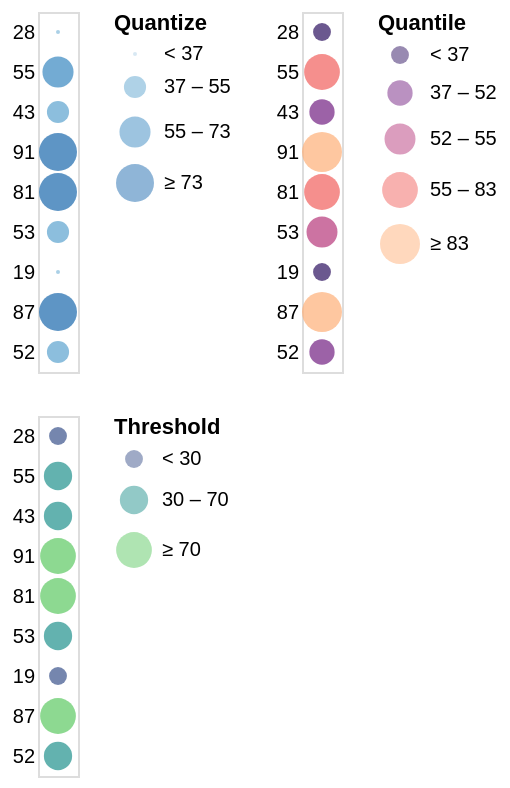

The specification (Vega-Lite) saved for this image:
### Vega specification from a JSON file in a GitHub repository (floating-point values rounded to 4 significant figures)
{"$schema": "https://vega.github.io/schema/vega/v5.json", "description": "Horizontally concatenated charts that show different types of discretizing scales.", "background": "white", "padding": 5, "data": [{"name": "source_0", "values": [{"a": "A", "b": 28}, {"a": "B", "b": 55}, {"a": "C", "b": 43}, {"a": "D", "b": 91}, {"a": "E", "b": 81}, {"a": "F", "b": 53}, {"a": "G", "b": 19}, {"a": "H", "b": 87}, {"a": "I", "b": 52}]}, {"name": "data_1", "source": "source_0", "transform": [{"type": "filter", "expr": "isValid(datum[\"b\"]) && isFinite(+datum[\"b\"])"}]}, {"name": "data_2", "source": "source_0", "transform": [{"type": "filter", "expr": "isValid(datum[\"b\"]) && isFinite(+datum[\"b\"])"}]}, {"name": "data_3", "source": "source_0", "transform": [{"type": "filter", "expr": "isValid(datum[\"b\"]) && isFinite(+datum[\"b\"])"}]}], "signals": [{"name": "childWidth", "value": 20}, {"name": "concat_0_y_step", "value": 20}, {"name": "concat_0_height", "update": "bandspace(domain('concat_0_y').length, 1, 0.5) * concat_0_y_step"}, {"name": "concat_1_y_step", "value": 20}, {"name": "concat_1_height", "update": "bandspace(domain('concat_1_y').length, 1, 0.5) * concat_1_y_step"}, {"name": "concat_2_y_step", "value": 20}, {"name": "concat_2_height", "update": "bandspace(domain('concat_2_y').length, 1, 0.5) * concat_2_y_step"}], "layout": {"padding": 20, "columns": 2, "bounds": "full", "align": "each"}, "marks": [{"type": "group", "name": "concat_0_group", "style": "cell", "encode": {"update": {"width": {"signal": "childWidth"}, "height": {"signal": "concat_0_height"}}}, "signals": [{"name": "width", "update": "childWidth"}], "marks": [{"name": "concat_0_marks", "type": "symbol", "style": ["circle"], "from": {"data": "data_1"}, "encode": {"update": {"opacity": {"value": 0.7}, "fill": {"scale": "concat_0_color", "field": "b"}, "ariaRoleDescription": {"value": "circle"}, "description": {"signal": "\"b: \" + (isValid(datum[\"b\"]) ? datum[\"b\"] : \"\"+datum[\"b\"])"}, "x": {"signal": "childWidth", "mult": 0.5}, "y": {"scale": "concat_0_y", "field": "b"}, "size": {"scale": "concat_0_size", "field": "b"}, "shape": {"value": "circle"}}}}], "axes": [{"scale": "concat_0_y", "orient": "left", "grid": false, "domain": false, "ticks": false, "zindex": 0}], "legends": [{"title": "Quantize", "fill": "concat_0_color", "type": "symbol", "symbolType": "circle", "size": "concat_0_size", "encode": {"symbols": {"update": {"fillOpacity": {"value": 0.7}, "opacity": {"value": 0.7}, "stroke": {"value": "transparent"}}}}}]}, {"type": "group", "name": "concat_1_group", "style": "cell", "encode": {"update": {"width": {"signal": "childWidth"}, "height": {"signal": "concat_1_height"}}}, "signals": [{"name": "width", "update": "childWidth"}], "marks": [{"name": "concat_1_marks", "type": "symbol", "style": ["circle"], "from": {"data": "data_2"}, "encode": {"update": {"opacity": {"value": 0.7}, "fill": {"scale": "concat_1_color", "field": "b"}, "ariaRoleDescription": {"value": "circle"}, "description": {"signal": "\"b: \" + (isValid(datum[\"b\"]) ? datum[\"b\"] : \"\"+datum[\"b\"])"}, "x": {"signal": "childWidth", "mult": 0.5}, "y": {"scale": "concat_1_y", "field": "b"}, "size": {"scale": "concat_1_size", "field": "b"}, "shape": {"value": "circle"}}}}], "axes": [{"scale": "concat_1_y", "orient": "left", "grid": false, "domain": false, "ticks": false, "zindex": 0}], "legends": [{"format": "d", "title": "Quantile", "fill": "concat_1_color", "labelOverlap": "greedy", "type": "symbol", "symbolType": "circle", "size": "concat_1_size", "encode": {"symbols": {"update": {"fillOpacity": {"value": 0.7}, "opacity": {"value": 0.7}, "stroke": {"value": "transparent"}}}}}]}, {"type": "group", "name": "concat_2_group", "style": "cell", "encode": {"update": {"width": {"signal": "childWidth"}, "height": {"signal": "concat_2_height"}}}, "signals": [{"name": "width", "update": "childWidth"}], "marks": [{"name": "concat_2_marks", "type": "symbol", "style": ["circle"], "from": {"data": "data_3"}, "encode": {"update": {"opacity": {"value": 0.7}, "fill": {"scale": "concat_2_color", "field": "b"}, "ariaRoleDescription": {"value": "circle"}, "description": {"signal": "\"b: \" + (isValid(datum[\"b\"]) ? datum[\"b\"] : \"\"+datum[\"b\"])"}, "x": {"signal": "childWidth", "mult": 0.5}, "y": {"scale": "concat_2_y", "field": "b"}, "size": {"scale": "concat_2_size", "field": "b"}, "shape": {"value": "circle"}}}}], "axes": [{"scale": "concat_2_y", "orient": "left", "grid": false, "domain": false, "ticks": false, "zindex": 0}], "legends": [{"title": "Threshold", "fill": "concat_2_color", "labelOverlap": "greedy", "type": "symbol", "symbolType": "circle", "size": "concat_2_size", "encode": {"symbols": {"update": {"fillOpacity": {"value": 0.7}, "opacity": {"value": 0.7}, "stroke": {"value": "transparent"}}}}}]}], "scales": [{"name": "concat_0_y", "type": "point", "domain": {"data": "data_1", "field": "b"}, "range": {"step": {"signal": "concat_0_y_step"}}, "padding": 0.5}, {"name": "concat_0_color", "type": "quantize", "domain": {"data": "data_1", "field": "b"}, "range": "ramp", "zero": true, "interpolate": "hcl"}, {"name": "concat_0_size", "type": "quantize", "domain": {"data": "data_1", "field": "b"}, "range": {"signal": "sequence(4, 361 + (361 - 4) / (4 - 1), (361 - 4) / (4 - 1))"}, "zero": false}, {"name": "concat_1_y", "type": "point", "domain": {"data": "data_2", "field": "b"}, "range": {"step": {"signal": "concat_1_y_step"}}, "padding": 0.5}, {"name": "concat_1_color", "type": "quantile", "domain": {"data": "data_2", "field": "b"}, "range": {"scheme": "magma"}, "interpolate": "hcl"}, {"name": "concat_1_size", "type": "quantile", "domain": {"data": "data_2", "field": "b"}, "range": [80, 160, 240, 320, 400]}, {"name": "concat_2_y", "type": "point", "domain": {"data": "data_3", "field": "b"}, "range": {"step": {"signal": "concat_2_y_step"}}, "padding": 0.5}, {"name": "concat_2_color", "type": "threshold", "domain": [30, 70], "range": {"scheme": "viridis"}, "interpolate": "hcl"}, {"name": "concat_2_size", "type": "threshold", "domain": [30, 70], "range": [80, 200, 320]}]}
